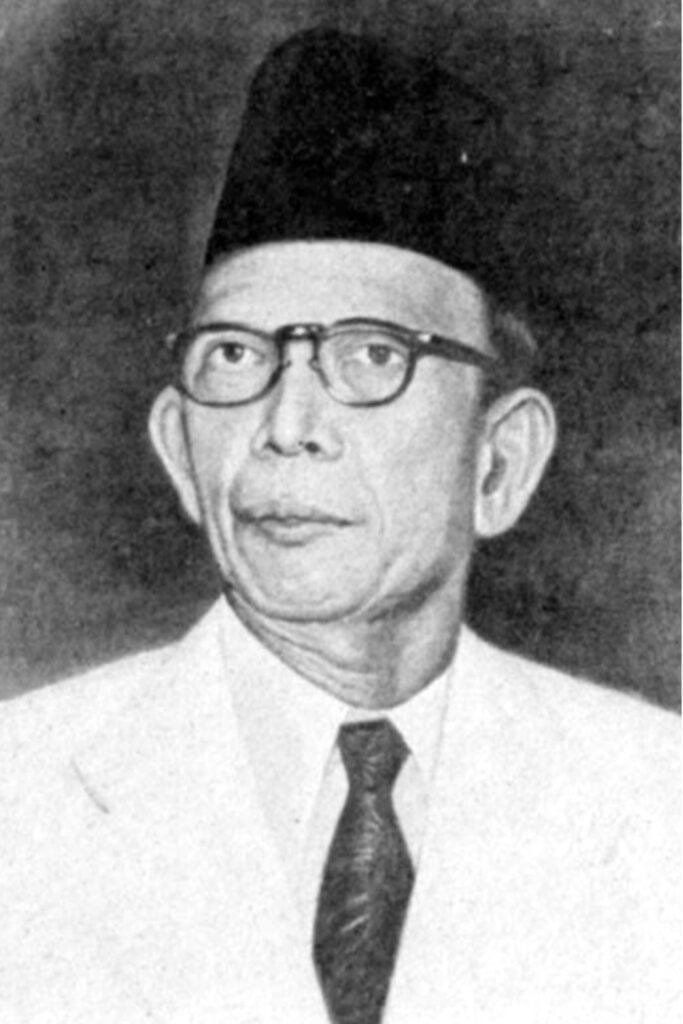
#> input picture Bisa Ai/Image Processing/Topic 6 - Konvolusi/Ki-Hajar-Dewantoro.jpg, 683 x 1024 px
$ python gaussian_smoothing.py --image Ki-Hajar-Dewantoro.jpg
#> lines starting #> are read from the running program, lines starting #| are printed output that depends on the picture
import numpy as np
import cv2
import argparse
import matplotlib.pyplot as plt
import math
import convolution

def dnorm(x, mu, sd):
    return 1 / (np.sqrt(2 * np.pi) * sd) * np.e ** (-np.power((x - mu) / sd, 2) / 2)


def gaussian_kernel(size, sigma=1, verbose=False):
    kernel_1D = np.linspace(-(size // 2), size // 2, size)
    for i in range(size):
        kernel_1D[i] = dnorm(kernel_1D[i], 0, sigma)
    kernel_2D = np.outer(kernel_1D.T, kernel_1D.T)

    kernel_2D *= 1.0 / kernel_2D.max()

    if verbose:
        plt.imshow(kernel_2D, interpolation='none', cmap='gray')
        plt.title("Kernel ( {}X{} )".format(size, size))
        plt.show()

    return kernel_2D


def gaussian_blur(image, kernel_size, verbose=False):
    kernel = gaussian_kernel(kernel_size, sigma=math.sqrt(kernel_size), verbose=verbose)
    return convolution(image, kernel, average=True, verbose=verbose)


if __name__ == '__main__':
    ap = argparse.ArgumentParser()
    ap.add_argument("-i", "--image", required=True, help="Path to the image")
    args = vars(ap.parse_args())

    image = cv2.imread(args["image"])
#> image is the input picture: shape (1024, 683, 3); min 0, max 255, mean 141.8

    gaussian_blur(image, 5, verbose=True)
#> in gaussian_kernel, `plt.show()`:
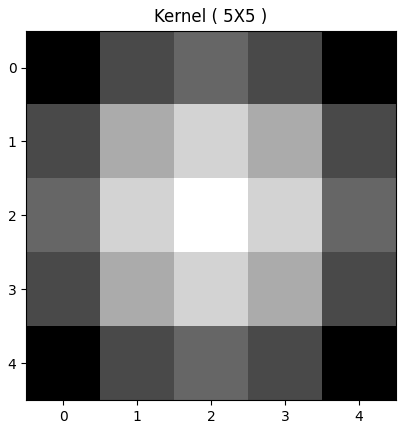
#> figure drawn by matplotlib, 1 panel
#> (the run stopped early here; a loop or call above may not have finished)
